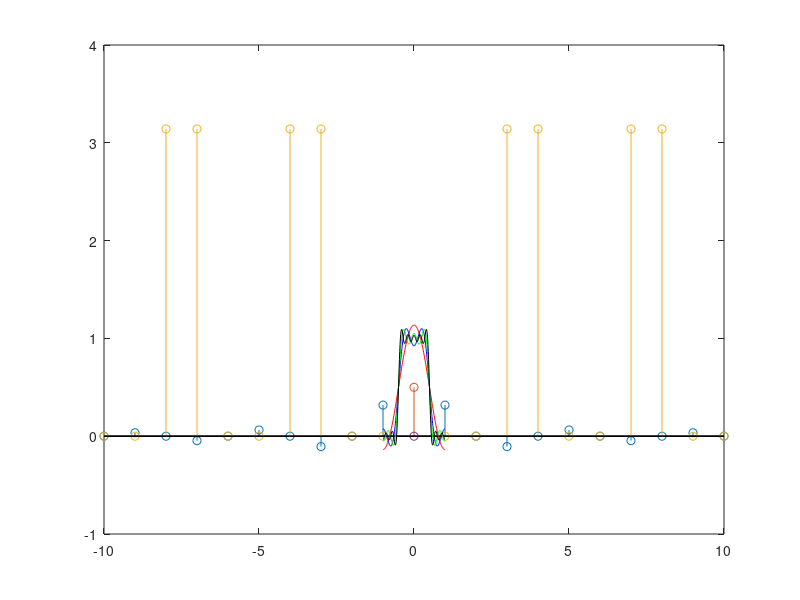

MATLAB code to generate this figure:
t2=[-2:0.01:2];
x2=j*exp(j*t2*pi)-j*exp(-j*t2*pi)+(-0.5)*j*exp(2*j*t2*pi)+0.5*j*exp((-2)*j*t2*pi)+0.25*j*exp(3*j*t2*pi)-0.25*j*exp((-3)*j*t2*pi)+(-0.125)*j*exp(4*j*t2*pi)+0.125*j*exp((-4)*j*t2*pi);
plot(t2,x2)

t3=[-3:0.01:3];
x3=j*exp(j*t3*2*pi/3)-j*exp(-j*t3*2*pi/3)+0.5*j*exp(2*j*t3*2*pi/3)-0.5*j*exp((-2)*j*t3*2*pi/3)+0.25*j*exp(3*j*t3*2*pi/3)-0.25*j*exp((-3)*j*t3*2*pi/3)+0.125*j*exp(4*j*t3*2*pi/3)-0.125*j*exp((-4)*j*t3*2*pi/3);
plot(t3,x3)

k=[-10:-1,1:10];
x=(-0.5)./(j*k*pi).*(exp((-0.5).*j*k*pi)-exp(0.5.*j*k*pi));
stem(k,x)
hold on
stem(0,0.5)

k=[-10:-1,1:10];
x=(-0.5)./(j*k*pi).*(exp((-0.5).*j*k*pi)-exp(0.5.*j*k*pi));
stem(k,angle(x))
hold on
stem(0,0)

 t=[-1:0.01:1];
y1=0;
y2=0;
y3=0;
y4=0;
for k=-1:-1
    x1=(-0.5)./(j*k*pi).*(exp((-0.5).*j*k*pi)-exp(0.5.*j*k*pi));
    y1=y1+x1*exp(j*k*pi*t);
end
y1=y1+0.5;
for k=1:1
    x1=(-0.5)./(j*k*pi).*(exp((-0.5).*j*k*pi)-exp(0.5.*j*k*pi));
    y1=y1+x1*exp(j*k*pi*t);
end
plot(t,y1,'r')

hold on
for k=-3:-1
    x2=(-0.5)./(j*k*pi).*(exp((-0.5).*j*k*pi)-exp(0.5.*j*k*pi));
    y2=y2+x2*exp(j*k*pi*t);
end
y2=y2+0.5;
for k=1:3
    x2=(-0.5)./(j*k*pi).*(exp((-0.5).*j*k*pi)-exp(0.5.*j*k*pi));
    y2=y2+x2*exp(j*k*pi*t);
end
plot(t,y2,'b')
hold on

for k=-5:-1
    x3=(-0.5)./(j*k*pi).*(exp((-0.5).*j*k*pi)-exp(0.5.*j*k*pi));
    y3=y3+x3*exp(j*k*pi*t);
end
y3=y3+0.5;
for k=1:5
    x3=(-0.5)./(j*k*pi).*(exp((-0.5).*j*k*pi)-exp(0.5.*j*k*pi));
    y3=y3+x3*exp(j*k*pi*t);
end
plot(t,y3,'g')
hold on

for k=-9:-1
    x4=(-0.5)./(j*k*pi).*(exp((-0.5).*j*k*pi)-exp(0.5.*j*k*pi));
    y4=y4+x4*exp(j*k*pi.*t);
end
y4=y4+0.5;
for k=1:9
    x4=(-0.5)./(j*k*pi).*(exp((-0.5).*j*k*pi)-exp(0.5.*j*k*pi));
    y4=y4+x4*exp(j*k*pi.*t);
end
plot(t,y4,'black')